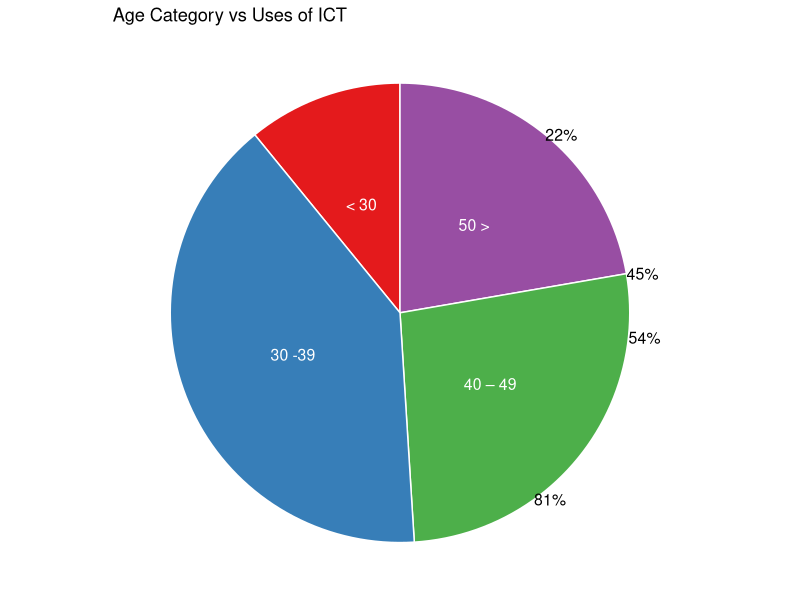

The R script that drew this image:
library(readxl)
library(ggplot2)
library(dplyr)
age_group<-as.data.frame(read_excel("Demographic_and_BI_adoption.xlsx", sheet = "Demography_information", range = "C2:C13",col_names = FALSE,col_types = "text"))

bi_doption<-as.data.frame(read_excel("Demographic_and_BI_adoption.xlsx", sheet = "Business_intelligence_adoption", range = "C2:C13",col_names = FALSE,col_types = "text"))

occurance<-table(age_group[,1],bi_doption[,1])

q<-as.data.frame.matrix(occurance)
age_row_names <-as.data.frame(row.names.data.frame(q))
nFrame<-data.frame(
  age = age_row_names,
  no = q[,1],
  yes = q[,2]
)
colnames(nFrame)<-c("age","no","yes")

# Compute the position of labels

data <- nFrame %>% 
  arrange(desc(age)) %>%
  mutate(prop = round(yes / sum(nFrame$yes) *100,0)) %>%
  mutate(ypos = round(cumsum(prop)- 0.5*prop,0))

tiff("age_vs_uses_of_ict_pieChat.tiff", units="in", width=5, height=5, res=300)
ggplot(data, aes(x="",y = ypos,fill=age)) + 
  geom_bar(stat="identity", width=1, color="white")+
  coord_polar("y", start=0)+
  labs(
    title = "Age Category vs Uses of ICT",
    x="Age Categories",
    y="Frequency",
    fill ="Legend"
  )+theme_void()+
  theme(legend.position="none") +
  geom_text(aes(y = ypos, label = age), color = "white", size=4,position = position_stack(vjust = 0.5)) +
  scale_fill_brewer(palette="Set1")+
  geom_text(aes(x = 1.5, y = ypos, label = paste0(round(ypos, 1), "%")),
            size = 4, hjust = 0)
dev.off()
